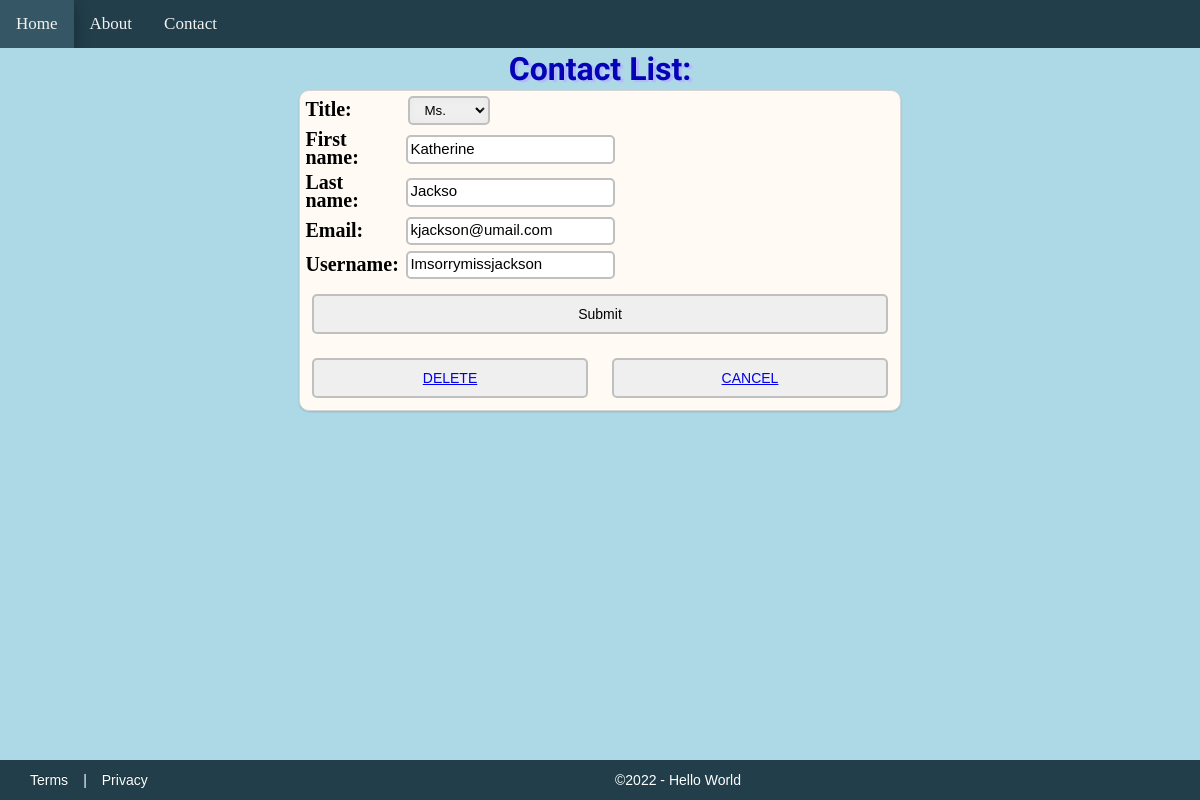
The page /3/details/ on the database as committed earlier.
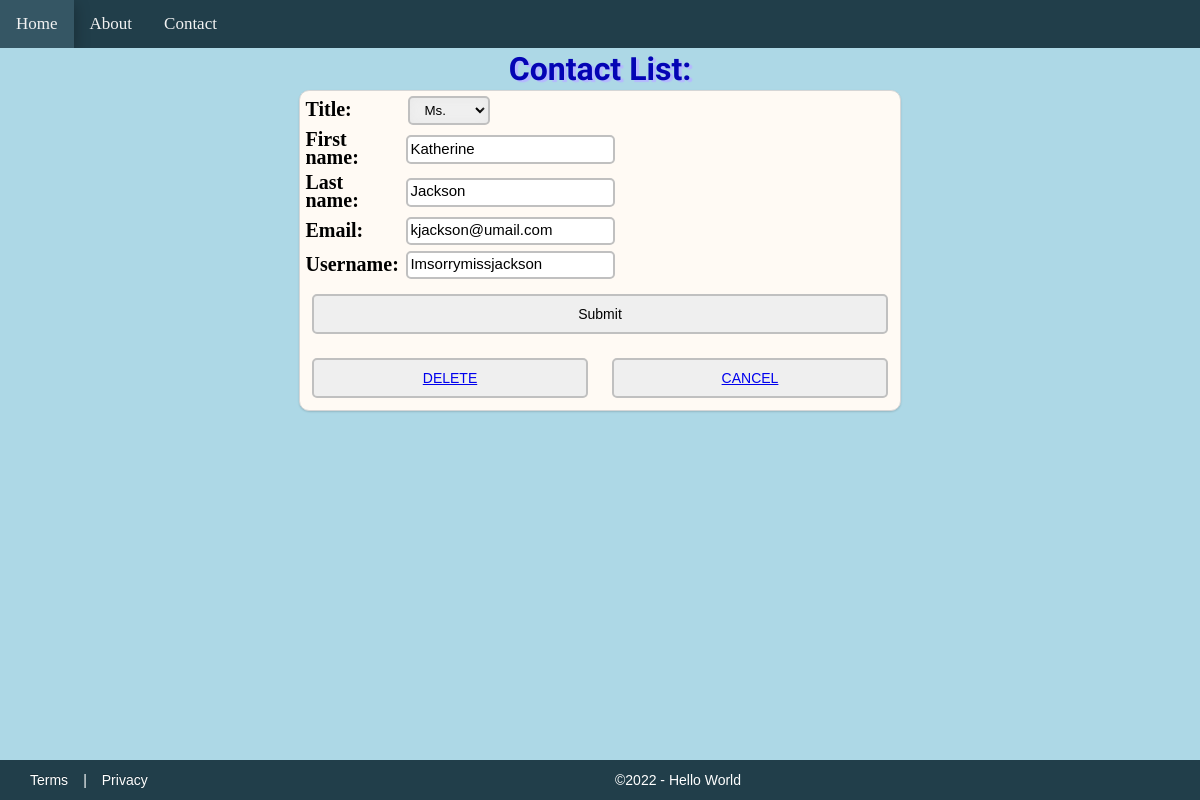
The same page on the database as committed later.
### profiles/models.py (models this page shows, shortened)
class Person(models.Model):
    Title = models.CharField(max_length=10, choices=TITLE_CHOICES)
    First_name = models.CharField(max_length=30)
    Last_name = models.CharField(max_length=30)
    Email = models.CharField(max_length=60)
    Username = models.CharField(max_length=60)
    objects = models.Manager()

### profiles/views.py (the view)
# urls.py: path('<int:pk>/details/', views.details, name="details"),
def details(request, pk):
    pk = int(pk)
    item = get_object_or_404(Person, pk=pk)
    form = ContactForm(data=request.POST or None, instance=item)
    if request.method == 'POST':
        if form.is_valid():
            form2 = form.save(commit=False)
            form2.save()
            return redirect('home')
        else:
            print(form.errors)
    else:
        return render(request, 'profiles/present_profiles.html', {'form': form})

### profiles/forms.py
class ContactForm(ModelForm):
    class Meta:
        model = Person
        fields = '__all__'

### profiles/Templates/profiles/present_profiles.html (shortened to what this page needs)
{% extends "base.html" %}
{% block header %}Contact List:{% endblock %}
{% block content %}
<div class="admin_panel">
    <form name="contactForm" method="POST" action="../details/">
        <table>
            {{ form.as_table }}
        </table>
        <div class="frmBtn_container">
            <input type="submit">
            <div class="frmBtn_container">
                 <button class="btn"><a href="../{{ form.pk }}delete/">DELETE</a></button>
                 <button class="btn"><a href="{& url 'home' %}">CANCEL</a></button>
            </div>
        </div>
    </form>
</div>
{% endblock %}

### templates/base.html (shortened to what this page needs)
{% load static %}
<!DOCTYPE html>
<html lang="en" class="bg_img">
    <head>
        <link rel="stylesheet" type="text/css" href="{% static 'css/layout.css' %}">
    </head>
    <body>
        <div class="page_container">
            {% include "navbar.html" %}
            <header class="header-title">
                <h1>{% block header %}{% endblock %}</h1>
            </header>
            {% block content %} {% endblock %}
        </div>
        {% include "footer.html" %}
    </body>
</html>

### templates/navbar.html
<ul class="topnav">
                <li><a href="#">Home</a></li>
                <li><a href="#">About</a> </li>
                <li><a href="{% url 'home' %}">Contact</a> </li>
            </ul>

### templates/footer.html
<section id="block-footer">
            <p id="footer-right"><a href="#">Terms</a>|<a href="#">Privacy</a></p>
            <p id="footer=left">&copy;2022 - Hello World</p>
        </section>

### resources/css/layout.css (style rules this page uses)
* { margin: 0; }
html { background-color: lightblue; }
body { position: relative; overflow: hidden; }
html, body { height: 100%; margin: 0; padding: 0; }
p { padding: 2px 16px; font-size: 15px; font-family: 'Lato', Georgia, sans-serif; color: #666666; }
h1 { color: #0404B4; font-family: 'Lobster'; text-shadow: 3px 2px 1px rgba(181, 184, 255, 1); margin:0 auto; }
ul.topnav { list-style-type: none; margin: 0; padding: 0; overflow: hidden; background-color: #213e4a; }
ul.topnav li { float: left; }
ul.topnav li a { display: inline-block; color: #f2f2f2; text-align: center; padding: 14px 16px; text-decoration: none; transition: 0.3s; font-size: 17px; -webkit-transition-duration: 0.4s; transition-duration: 0.4s; cursor: pointer; }
.header-title { padding: 2px 16px; text-align: center; }
.admin_panel { margin: 0 auto; width: 50%; height: 80%; background-color: #fffaf4; border: 1px solid #d6d6d6; box-shadow: 0 1px 2px rgba(0,0,0,0.15); transition: all 0.3s ease-in-out; border-radius: 10px; transition: 0.3s; }
.frmBtn_container { display: flex; flex-wrap: wrap; align-items: center; width: 100%; }
.btn { flex-grow: 2; justify-content: center; text-align: center; display: inline-block; width: 150px; margin: 2% 2% 2% 2%; color: black; padding: 10px 0px; text-decoration: none; font-size: 14px; -webkit-transition-duration: 0.4s; transition-duration: 0.4s; cursor: pointer; border: 2px solid silver; border-radius: 5px; }
input[type="submit"] { flex-grow: 1; width: 10%; justify-content: center; text-align: center; display: inline-block; margin: 2% 2% 2% 2%; color: black; padding: 9px 0px 9px 0px; text-decoration: none; font-size: 14px; -webkit-transition-duration: 0.4s; transition-duration: 0.4s; cursor: pointer; border: 2px solid silver; border-radius: 5px; }
select { padding: 4px 10px; width: 40%; display: inline-block; margin: 1% 0% 0 1%; border: 2px solid silver; border-radius: 5px; box-shadow: 0 0 10px #E8E8E8 inset; }
input, textarea { width: 100%; margin: 1% 0 0 0; padding: 1% 0 2% 1%; line-height: 18px; font-size: 15px; border-radius: 5px; border: 2px solid silver; }
label { display: inline-block; width: 95%; text-align: left; margin: 1% 0 0 0; color: black; line-height: 18px; font-size: 20px; }
#block-footer { clear: both; display: flex; width: 100%; -moz-box-sizing: border-box; margin: 0 auto; background-color: #213e4a; position: absolute; bottom: 0; height: 40px; }
#block-footer a, #block-footer p { flex: 1; color: white; padding: 15px 15px; font-size: 14px; line-height: 10px; font-family:'PT Sans', Arial, Helvetica, sans-serif; }
#block-footer { float:left; clear:both; width:100%; }
#block-footer a { color: white; text-shadow: 0 -1px 0 rgba(0, 0, 0, 0.25); text-decoration: none; outline: medium none; }
.bg_img { background-color: lightblue; background-image: url('/static/images/world_img.jpg'); background-size: cover; background-attachment:fixed; background-position: center; position: relative; -webkit-background-size: cover; -moz-background-size: cover; -o-background-size: cover; background-size: cover; }

Rows that differ between the two databases and show on the page:
changed Person "Ms.": Last_name "Jackso" → "Jackson"
